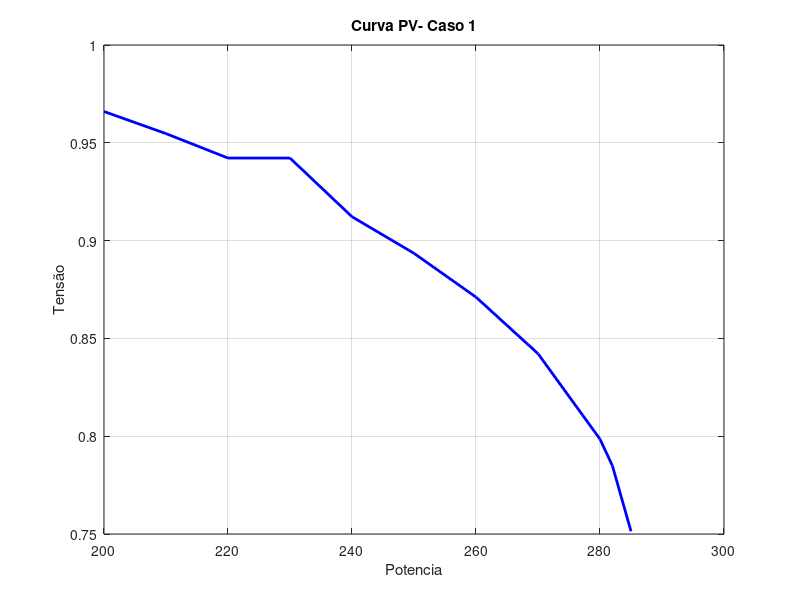

Here is the MATLAB script that generated this plot:
%Caso 3 - Default do arquivo CAP ABERTO BB's fechados
p3 = [200 210 220 230  240 250 260 270 275 279]
v3 = [0.9432 0.9315 0.9184 0.9035 0.8863 0.8660 0.8407 0.8058 0.7798 0.7427]%Errado - observar disjuntores

% Caso 1- todos fechados
p11 = [200 210 220 230 240 250 260 270 280 282 285]
v11 = [0.9660 0.9547 0.9422 0.9422 0.9122 0.8935 0.8711 0.8422 0.7985 0.7849 0.7514]

plot(p11, v11, 'b-', 'LineWidth', 2);  % Curva azul com linha contínua
grid on;

% Adicionando rótulos e título
xlabel('Potencia');
ylabel('Tensão');
title('Curva PV- Caso 1');

%caso 2
p2 = [200 204 207 210 212 214 214.3]
v2 = [0.8016 0.7852 0.7703 0.7513 0.7349 0.7030 0.6881]
